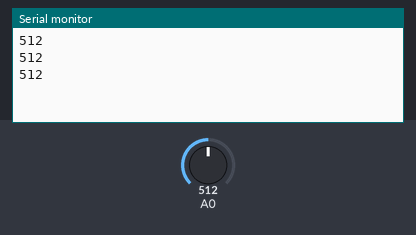
The sketch below on a simulated Arduino Zero (SAMD21). Shown: the last lines printed to the serial monitor. Inputs (shaded band) come from the test bench; at power-on: A0 = 512 (analog values on the 0–1023 scale).

Above: at 1.3 s.
1.4 s: A0 set to 716
At 1.9 s:
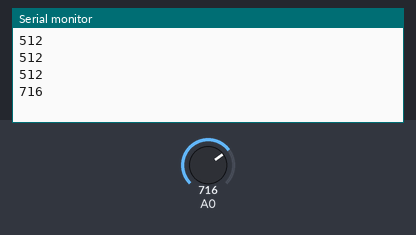
2.9 s: A0 set to 900
At 3.4 s:
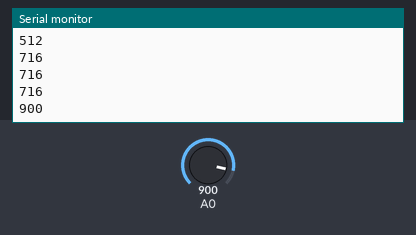
Timing chart, 0 to 5.9 s (numbered marks = the images above; inputs shaded):
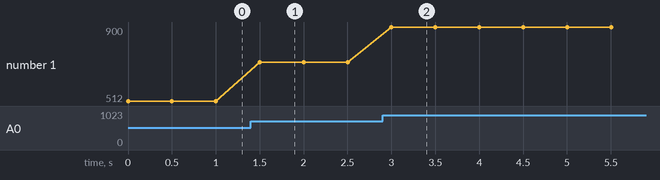

The sketch:

lab6-3.ino
```cpp
void setup() {
  // put your setup code here, to run once:
  Serial.begin(9600);
  analogReadResolution(10);
}
// V/ADC * analogRead
void loop() {
  // put your main code here, to run repeatedly:
  int a =0;
  a = analogRead(A0);

  Serial.println(a);
  delay(500);
}
```

Measured:
- after the input at 1.4 s, the serial monitor: prints a new line after 0.10 s (image 1)
- after the input at 2.9 s, the serial monitor: prints a new line after 0.10 s (image 2)
- plotted number 1: 512 → 716 after the input at 1.4 s, 716 → 900 after the input at 2.9 s
